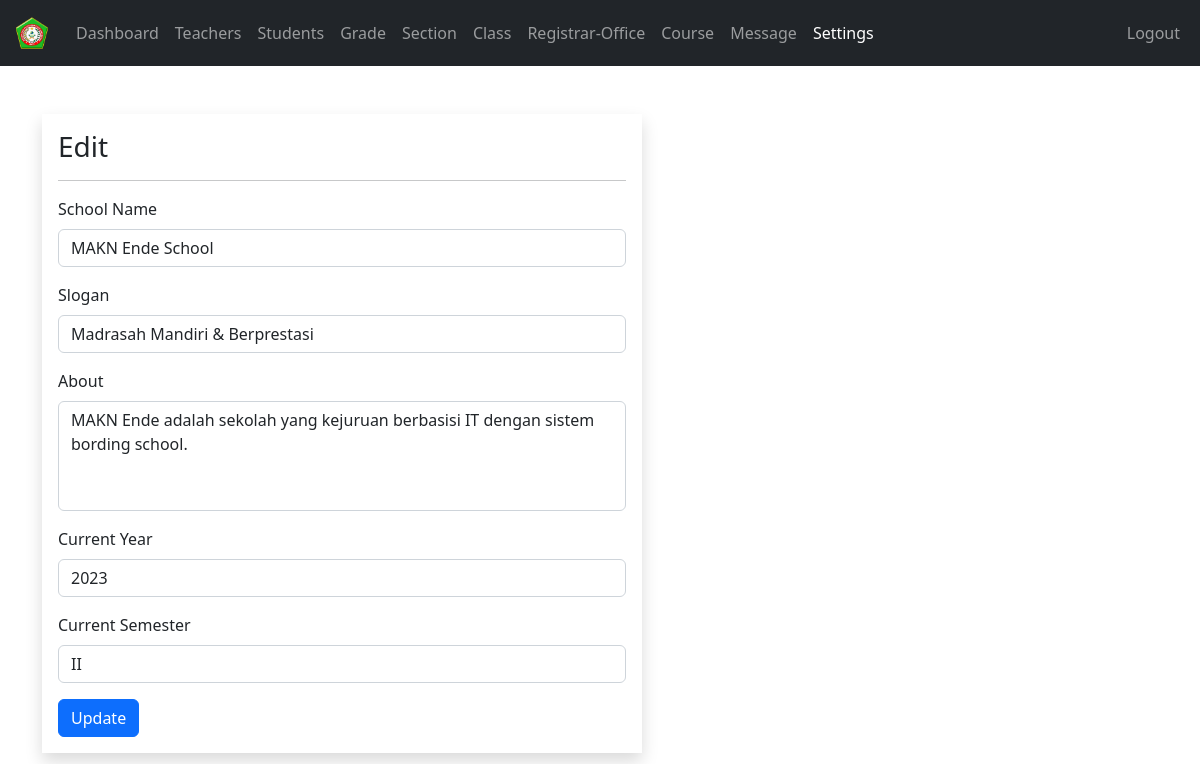
/admin/settings.php (signed in), run on the app's committed database.
### tables this page shows
CREATE TABLE `setting` (
  `id` int(11) NOT NULL,
  `current_year` int(11) NOT NULL,
  `current_semester` varchar(11) NOT NULL,
  `school_name` varchar(100) NOT NULL,
  `slogan` varchar(300) NOT NULL,
  `about` text NOT NULL
);

### admin/data/setting.php (called while the page is built)
<?php
function getSetting($conn){
   $sql = "SELECT * FROM setting";
   $stmt = $conn->prepare($sql);
   $stmt->execute();
   if ($stmt->rowCount() == 1) {
     $settings = $stmt->fetch();
     return $settings;
   }else {
    return 0;
   }
}

### admin/settings.php (the view, shortened to what this page needs)
<?php
if (isset($_SESSION['admin_id']) &&
    isset($_SESSION['role'])) {
    if ($_SESSION['role'] == 'Admin') {
       include "../DB_connection.php";
       include "data/setting.php";
       $setting = getSetting($conn);
 ?>
<!DOCTYPE html>
<html lang="en">
<head>
	<link rel="stylesheet" href="https://cdn.jsdelivr.net/npm/bootstrap@5.2.0/dist/css/bootstrap.min.css">
	<link rel="stylesheet" href="../css/style.css">
  <link rel="stylesheet" href="https://cdnjs.cloudflare.com/ajax/libs/font-awesome/4.7.0/css/font-awesome.min.css">
</head>
<body>
    <?php
        include "inc/navbar.php";
     ?>
   <div class="container mt-5">
        <form method="post"
              class="shadow p-3 mt-5 form-w"
              action="req/setting-edit.php">
        <h3>Edit</h3><hr>
        <div class="mb-3">
          <label class="form-label">School Name</label>
          <input type="text"
                 class="form-control"
                 value="<?=$setting['school_name']?>"
                 name="school_name">
        </div>
        <div class="mb-3">
          <label class="form-label">Slogan</label>
          <input type="text"
                 class="form-control"
                 value="<?=$setting['slogan']?>"
                 name="slogan">
        </div>
        <div class="mb-3">
                <label class="form-label">About</label>
                <textarea class="form-control" name="about"
                          rows="4"><?=$setting['about']?></textarea>
        </div>
        <div class="mb-3">
          <label class="form-label">Current Year</label>
          <input type="text"
                 class="form-control"
                 value="<?=$setting['current_year']?>"
                 name="current_year">
        </div>
        <div class="mb-3">
          <label class="form-label">Current Semester</label>
          <input type="text"
                 class="form-control"
                 value="<?=$setting['current_semester']?>"
                 name="current_semester">
        </div>
      <button type="submit"
              class="btn btn-primary">
              Update</button>
     </form>
 </div>
</body>
</html>
<?php
  }else {
    header("Location: ../login.php");
    exit;
  }
}else {
	header("Location: ../login.php");
	exit;
}
?>

### css/style.css (style rules this page uses)
textarea { resize: none; }
.form-w { max-width: 600px; width: 100%; }

### data on the page
setting: school_name "MAKN Ende School", slogan "Madrasah Mandiri & Berprestasi", about "MAKN Ende adalah sekolah yang kejuruan berbasisi IT dengan sistem bording school.", current_year "2023", current_semester "II"
